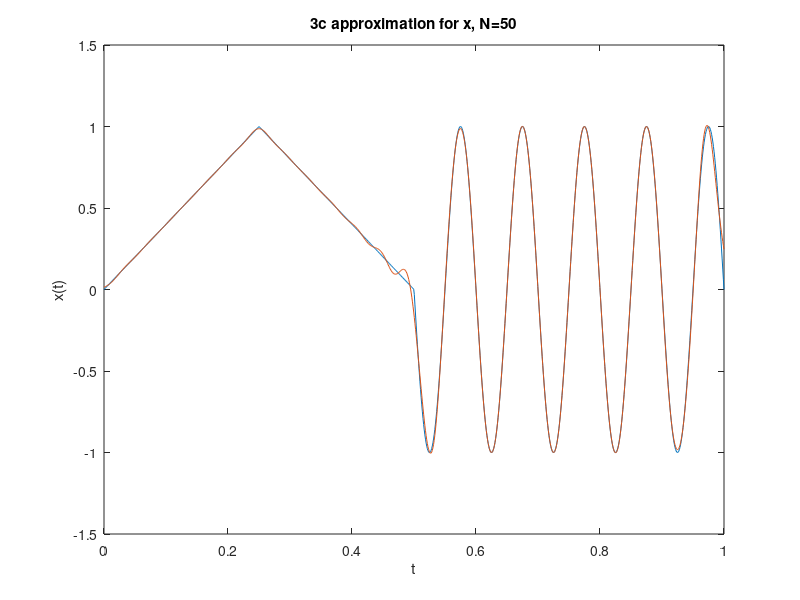

Source code (MATLAB):
phi  =  @(z)  exp(-z.^2);
x = @(z) (z<1/4).*(4*z) + (z>=1/4).*(z<1/2).*(-4*z+2)-(z>=1/2).*sin(20*pi*z);
t  =  linspace(0,  1,  1000);
hold off
figure(1);  
clf

N=50;
t  =  linspace(0,1,1000);
y  =  zeros(size(t));
b = [];
for  jj  =  1:N %calculate b vector
    x_phik = @(z) x(z).*phi(N*z - jj + 1/2);
    b = [b integral(x_phik,0,1)];
end
b=b';
G = zeros(N,N);
for ii = 1:N %calculate gram matrix
    for jj = 1:N
        x_phik = @(z) phi(N*z - ii + 1/2) .* phi(N*z - jj +1/2);
        G(jj,ii) = integral(x_phik,0,1);
    end
end
alphas = G\b; %find coefficients

plot(t,x(t))
hold on
t  =  linspace(0,1,1000);
y  =  zeros(size(t));
for  jj  =  1:N %construct approximation with bases
    y  =  y  +  alphas(jj)*phi(N*t  -  jj  +  1/2);
end
plot(t,y)
title(sprintf('3c approximation for x, N=%d',N))
xlabel('t')
ylabel('x(t)')